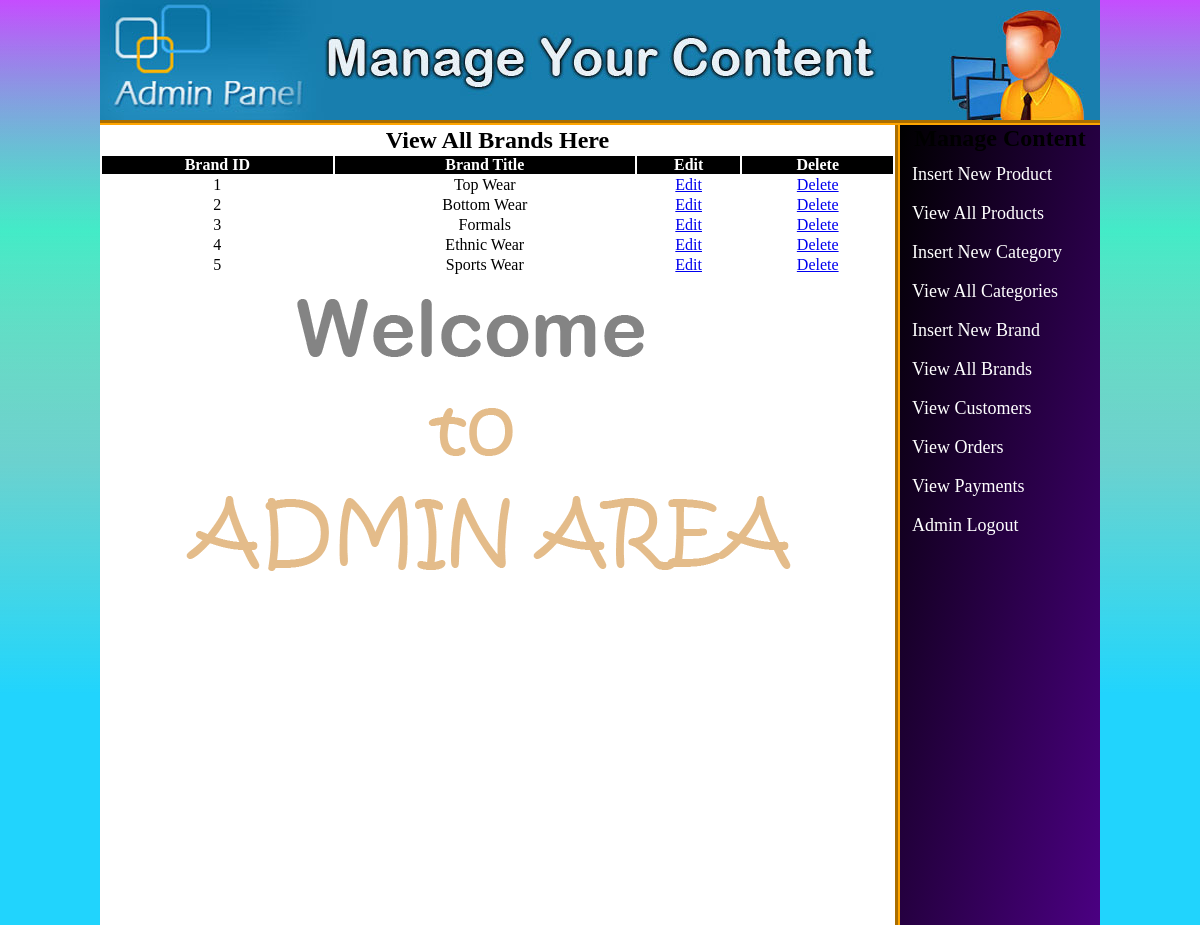
/adminarea/index.php?view_brands (signed in), run on the app's committed database.
### tables this page shows
CREATE TABLE `brands` (
  `brand_id` int(100) NOT NULL,
  `brand_title` text NOT NULL
);

### adminarea/view_brands.php (the view)
<table width="795" align="center" bgcolor="white">
    <tr align="center">
        <td colspan="6"><h2>View All Brands Here</h2></td>
    </tr>
    <tr align="center" style="color:white" bgcolor="black">
        <th>Brand ID</th>
		<th>Brand Title</th>
		<th>Edit</th>
		<th>Delete</th>
    </tr>
    <?php
    include("db.php");
    $get_brand = "select * from brands";
    $run_brand = mysqli_query($con, $get_brand);
    $i = 0;
    while($row_brand=mysqli_fetch_array($run_brand)){
        $brand_id = $row_brand['brand_id'];
        $brand_title = $row_brand['brand_title'];
        $i++;
    ?>
    <tr align = "center">
        <td><?php echo $i; ?></td>
        <td><?php echo $brand_title; ?></td>
        <td><a href="index.php?edit_brand=<?php echo $brand_id; ?>">Edit</a></td>
        <td><a href="delete_brand.php?delete_brand=<?php echo $brand_id;?>">Delete</a></td>
    </tr>
    <?php } ?>
</table>

### adminarea/styles/style.css (style rules this page uses)
html, body, div, span, applet, object, iframe, h1, h2, h3, h4, h5, h6, p, blockquote, pre, a, abbr, acronym, address, big, cite, code, del, dfn, em, img, ins, kbd, q, s, samp, small, strike, strong, sub, sup, tt, var, b, u, i, center, dl, dt, dd, ol, ul, li, fieldset, form, label, legend, table, caption, tbody, tfoot, thead, tr, th, td, article, aside, canvas, details, embed, figure, figcaption, footer, header, hgroup, menu, nav, output, ruby, section, summary, time, mark, audio, video { margin: 0; padding: 0; border: 0; vertical-align: baseline; }
body { background: linear-gradient(to bottom, #B721FF, #2AF598, #fec051, #FEE140, #FA709A ); background-size: 100%; background-repeat: round; }
body:before { content:''; position: fixed; top: 0; bottom: 0; width: 100%; z-index: -1; background: linear-gradient(to bottom, rgba(255,255,255,0.2), #21D4FD 75%); }

### data on the page
brands: brand_title "Top Wear"
brands: brand_title "Bottom Wear"
brands: brand_title "Formals"
brands: brand_title "Ethnic Wear"
brands: brand_title "Sports Wear"
